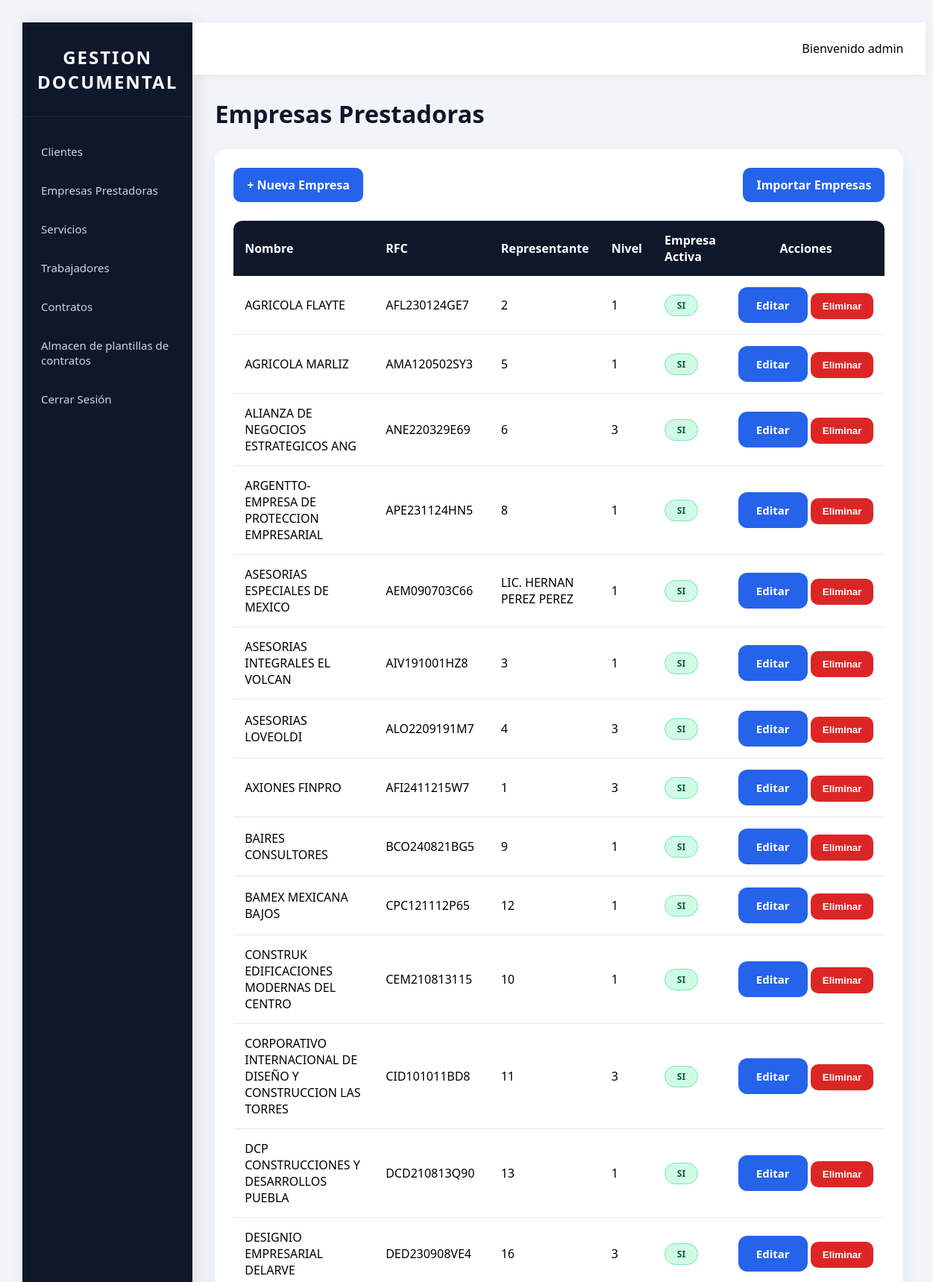
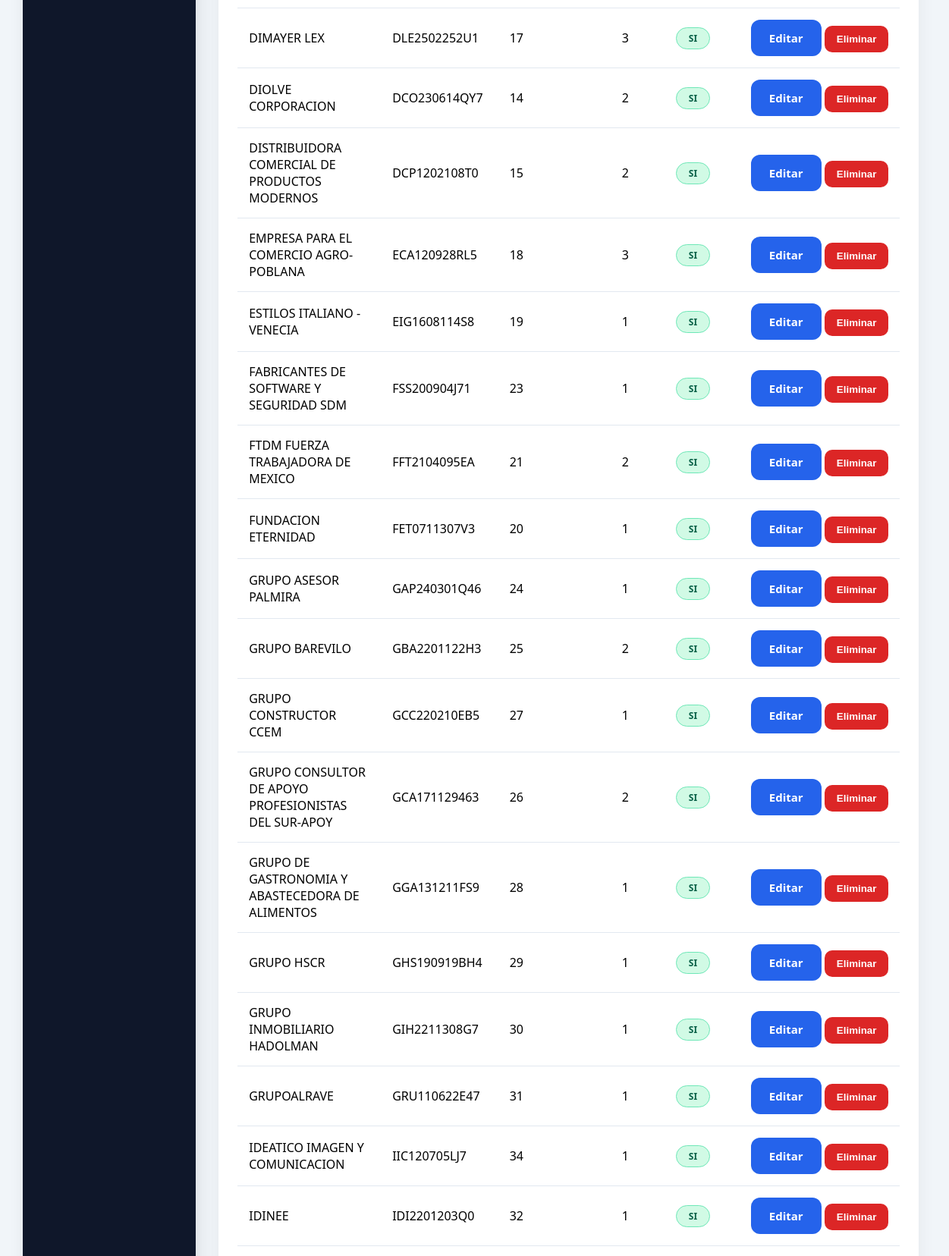
The page /empresas (signed in, upper part) on the database its author committed (2 pictures, top to bottom).
### models/models.py (models this page shows, shortened)
class Users(UserMixin, db.Model):
    __tablename__ = 'dim_usuarios'
    id = db.Column(db.Integer, primary_key=True)
    nombre = db.Column(db.String(200))
    fecha_nacimiento = db.Column(db.Date)
    nombre_usuario = db.Column(db.String(200))
    contraseña = db.Column(db.String(200))
    tipo_usuario = db.Column(db.String(200), default="LEGAL")
    activo = db.Column(db.Boolean, default=True)

class Empresa(db.Model):
    __tablename__ = "dim_empresas"
    id = db.Column(db.Integer, primary_key=True)
    nombre = db.Column(db.String(200), nullable=False, unique=True)
    rfc = db.Column(db.String(13))
    representante = db.Column(db.String(200))
    domicilio = db.Column(db.String(300))
    correo = db.Column(db.String(150))
    telefono = db.Column(db.String(20))
    nivel = db.Column(db.Integer)
    regimen_fiscal = db.Column(db.String(300))
    activo = db.Column(db.Boolean(), default=True)
    proyectos = db.relationship(
        "Proyecto",
        backref="empresa",
        lazy=True
    )
    trabajadores = db.relationship(
        "Trabajador",
        backref="empresa",
        lazy=True
    )

### app.py (the view)
@app.route('/empresas')
@login_required
def empresas():
    empresas = Empresa.query.order_by(
        Empresa.nombre
    ).all()
    return render_template(
        'listar_empresas.html',
        empresas=empresas
    )

### app.py (called while the page is built)
@login_manager.user_loader
def load_user(id):
    return Users.query.get(
        int(id)
    )

### templates/listar_empresas.html (shortened to what this page needs)
{% extends 'base.html' %}
{% block content %}
<div class="page-title">
    <h1>Empresas Prestadoras</h1>
</div>
<div class="card">
    <div style="display:flex; justify-content:space-between; align-items:center; margin-bottom:25px;">
        <a href="{{ url_for('nueva_empresa') }}" class="btn">
            + Nueva Empresa
        </a>
        <a href="{{ url_for('importar_empresas') }}" class="btn">
            Importar Empresas
        </a>
    </div>
    <table id="tablaEmpresas">
        <thead>
            <tr>
                <th>Nombre</th>
                <th>RFC</th>
                <th>Representante</th>
                <th>Nivel</th>
                <th>Empresa Activa</th>
                <th style="width:220px; text-align:center;">
                    Acciones
                </th>
            </tr>
        </thead>
        <tbody>
            {% for e in empresas %}
            <tr>
                <td>{{ e.nombre }}</td>
                <td>{{ e.rfc }}</td>
                <td>{{ e.representante }}</td>
                <td>{{ e.nivel }}</td>
                <td>
                    {% if e.activo %}
                        <span class="badge badge-success">
                            SI
                        </span>
                    {% else %}
                        <span class="badge badge-danger">
                            NO
                        </span>
                    {% endif %}
                </td>
                <td style="text-align:center;white-space:nowrap;">
                    <a href="{{ url_for('editar_empresa', id=e.id) }}" class="btn-primary">
                        Editar
                    </a>
                    <form method="POST" action="{{ url_for('eliminar_empresa', id=e.id) }}" style="display:inline-block;"
                        onsubmit="return confirm('¿Eliminar empresa?');">
                            <button class="btn-danger">
                                Eliminar
                            </button>
                    </form>
                </td>
            </tr>
            {% endfor %}
        </tbody>
    </table>
</div>
{% endblock %}

### templates/base.html (shortened to what this page needs)
<!DOCTYPE html>
<html>
<head>
    <link rel="stylesheet" href="{{ url_for('static',filename='css/menu.css') }}">
    <link rel="stylesheet" href="{{ url_for('static', filename='css/formularios.css') }}">
    <link rel="stylesheet" href="https://cdn.datatables.net/2.3.2/css/dataTables.dataTables.min.css">
</head>
<body>
    <section class="page-content">
        <div class="layout">
            <aside class="sidebar">
                <div class="sidebar-logo">
                    <h2>GESTION DOCUMENTAL</h2>
                </div>
                <nav>
                    <a href="{{ url_for('clientes') }}">
                        Clientes
                    </a>
                    <a href="{{ url_for('empresas') }}">
                        Empresas Prestadoras
                    </a>
                    <a href="{{ url_for('proyectos') }}">
                        Servicios
                    </a>
                    <a href="{{ url_for('trabajadores') }}">
                        Trabajadores
                    </a>
                    <a href="{{ url_for('contratos') }}">
                        Contratos
                    </a>
                    <a href="{{ url_for('listar_plantillas') }}">
                        Almacen de plantillas de contratos
                    </a>
                    <a href="{{ url_for('logout') }}">
                        Cerrar Sesión
                    </a>
                </nav>
            </aside>
            <main class="content">
                <header class="topbar">
                    Bienvenido {{ current_user.nombre_usuario }}
                </header>
                <section class="page-content">
                    {% block content %}
                    {% endblock %}
                </section>
            </main>
        </div>
    </section>
</body>
</html>

### static/css/menu.css (style rules this page uses)
* { margin:0; padding:0; box-sizing:border-box; }
body { font-family:'Segoe UI',sans-serif; background:#f1f5f9; }
.layout { display:flex; min-height:100vh; }
.sidebar { width:260px; background:#0f172a; color:white; display:flex; flex-direction:column; box-shadow: 4px 0 20px rgba( 0, 0, 0, 0.10 ); }
.sidebar-logo { padding:30px 20px; text-align:center; border-bottom:1px solid rgba( 255, 255, 255, 0.08 ); }
.sidebar-logo h2 { font-size:24px; font-weight:700; letter-spacing:2px; }
.sidebar nav { padding-top:20px; }
.sidebar nav a { display:flex; align-items:center; gap:12px; padding:16px 25px; text-decoration:none; color:#cbd5e1; transition:0.3s; font-size:15px; }
.content { flex:1; display:flex; flex-direction:column; }
.topbar { background:white; height:70px; display:flex; align-items:center; justify-content:flex-end; padding:0 30px; box-shadow: 0 2px 10px rgba( 0, 0, 0, 0.05 ); }
.page-content { padding:30px; }
.card { background:white; padding:25px; border-radius:16px; box-shadow: 0 10px 25px rgba( 0, 0, 0, 0.06 ); }
.page-title { margin-bottom:25px; color:#0f172a; font-size:28px; font-weight:700; }
.btn { display:inline-block; background:#2563eb; color:white; text-decoration:none; padding:12px 18px; border-radius:10px; border:none; cursor:pointer; transition:0.3s; font-weight:600; }
table { width:100%; border-collapse:collapse; background:white; border-radius:12px; overflow:hidden; }
thead { background:#0f172a; color:white; }
th { padding:15px; text-align:left; }
td { padding:15px; border-bottom:1px solid #e2e8f0; }
.btn-primary { display:inline-block; text-decoration:none; padding:10px 18px; border-radius:8px; font-weight:600; }
.btn-danger { background:#dc2626; color:#fff; border:none; padding:10px 18px; border-radius:8px; cursor:pointer; font-weight:600; transition:.3s; }
.badge { display: inline-block; padding: 5px 12px; border-radius: 20px; font-size: 12px; font-weight: 600; text-align: center; min-width: 45px; }
.badge-success { background: #d1fae5; color: #065f46; border: 1px solid #6ee7b7; }

### static/css/formularios.css (style rules this page uses)
.btn-primary { background:#2563eb; color:white; border:none; border-radius:12px; padding:14px 24px; cursor:pointer; font-weight:600; font-size:15px; transition:.3s; }
.btn-danger { background:#dc2626; color:white; border:none; padding:10px 16px; border-radius:10px; cursor:pointer; font-weight:600; }

### rows shown on the page
Users: nombre_usuario "admin"
Empresa: nombre "AGRICOLA FLAYTE", rfc "AFL230124GE7", representante "2", nivel "1", activo "SI"
Empresa: nombre "AGRICOLA MARLIZ", rfc "AMA120502SY3", representante "5", nivel "1", activo "SI"
Empresa: nombre "ALIANZA DE NEGOCIOS ESTRATEGICOS ANG", rfc "ANE220329E69", representante "6", nivel "3", activo "SI"
Empresa: nombre "ARGENTTO-EMPRESA DE PROTECCION EMPRESARIAL", rfc "APE231124HN5", representante "8", nivel "1", activo "SI"
Empresa: nombre "ASESORIAS ESPECIALES DE MEXICO", rfc "AEM090703C66", representante "LIC. HERNAN PEREZ PEREZ", nivel "1", activo "SI"
Empresa: nombre "ASESORIAS INTEGRALES EL VOLCAN", rfc "AIV191001HZ8", representante "3", nivel "1", activo "SI"
Empresa: nombre "ASESORIAS LOVEOLDI", rfc "ALO2209191M7", representante "4", nivel "3", activo "SI"
Empresa: nombre "AXIONES FINPRO", rfc "AFI2411215W7", representante "1", nivel "3", activo "SI"
Empresa: nombre "BAIRES CONSULTORES", rfc "BCO240821BG5", representante "9", nivel "1", activo "SI"
Empresa: nombre "BAMEX MEXICANA BAJOS", rfc "CPC121112P65", representante "12", nivel "1", activo "SI"
Empresa: nombre "CONSTRUK EDIFICACIONES MODERNAS DEL CENTRO", rfc "CEM210813115", representante "10", nivel "1", activo "SI"
Empresa: nombre "CORPORATIVO INTERNACIONAL DE DISEÑO Y CONSTRUCCION LAS TORRES", rfc "CID101011BD8", representante "11", nivel "3", activo "SI"
Empresa: nombre "DCP CONSTRUCCIONES Y DESARROLLOS PUEBLA", rfc "DCD210813Q90", representante "13", nivel "1", activo "SI"
Empresa: nombre "DESIGNIO EMPRESARIAL DELARVE", rfc "DED230908VE4", representante "16", nivel "3", activo "SI"
Empresa: nombre "DIMAYER LEX", rfc "DLE2502252U1", representante "17", nivel "3", activo "SI"
Empresa: nombre "DIOLVE CORPORACION", rfc "DCO230614QY7", representante "14", nivel "2", activo "SI"
Empresa: nombre "DISTRIBUIDORA COMERCIAL DE PRODUCTOS MODERNOS", rfc "DCP1202108T0", representante "15", nivel "2", activo "SI"
Empresa: nombre "EMPRESA PARA EL COMERCIO AGRO-POBLANA", rfc "ECA120928RL5", representante "18", nivel "3", activo "SI"
Empresa: nombre "ESTILOS ITALIANO - VENECIA", rfc "EIG1608114S8", representante "19", nivel "1", activo "SI"
Empresa: nombre "FABRICANTES DE SOFTWARE Y SEGURIDAD SDM", rfc "FSS200904J71", representante "23", nivel "1", activo "SI"
Empresa: nombre "FTDM FUERZA TRABAJADORA DE MEXICO", rfc "FFT2104095EA", representante "21", nivel "2", activo "SI"
Empresa: nombre "FUNDACION ETERNIDAD", rfc "FET0711307V3", representante "20", nivel "1", activo "SI"
Empresa: nombre "GRUPO ASESOR PALMIRA", rfc "GAP240301Q46", representante "24", nivel "1", activo "SI"
Empresa: nombre "GRUPO BAREVILO", rfc "GBA2201122H3", representante "25", nivel "2", activo "SI"
Empresa: nombre "GRUPO CONSTRUCTOR CCEM", rfc "GCC220210EB5", representante "27", nivel "1", activo "SI"
Empresa: nombre "GRUPO CONSULTOR DE APOYO PROFESIONISTAS DEL SUR-APOY", rfc "GCA171129463", representante "26", nivel "2", activo "SI"
Empresa: nombre "GRUPO DE GASTRONOMIA Y ABASTECEDORA DE ALIMENTOS", rfc "GGA131211FS9", representante "28", nivel "1", activo "SI"
Empresa: nombre "GRUPO HSCR", rfc "GHS190919BH4", representante "29", nivel "1", activo "SI"
Empresa: nombre "GRUPO INMOBILIARIO HADOLMAN", rfc "GIH2211308G7", representante "30", nivel "1", activo "SI"
Empresa: nombre "GRUPOALRAVE", rfc "GRU110622E47", representante "31", nivel "1", activo "SI"
Empresa: nombre "IDEATICO IMAGEN Y COMUNICACION", rfc "IIC120705LJ7", representante "34", nivel "1", activo "SI"
Empresa: nombre "IDINEE", rfc "IDI2201203Q0", representante "32", nivel "1", activo "SI"
